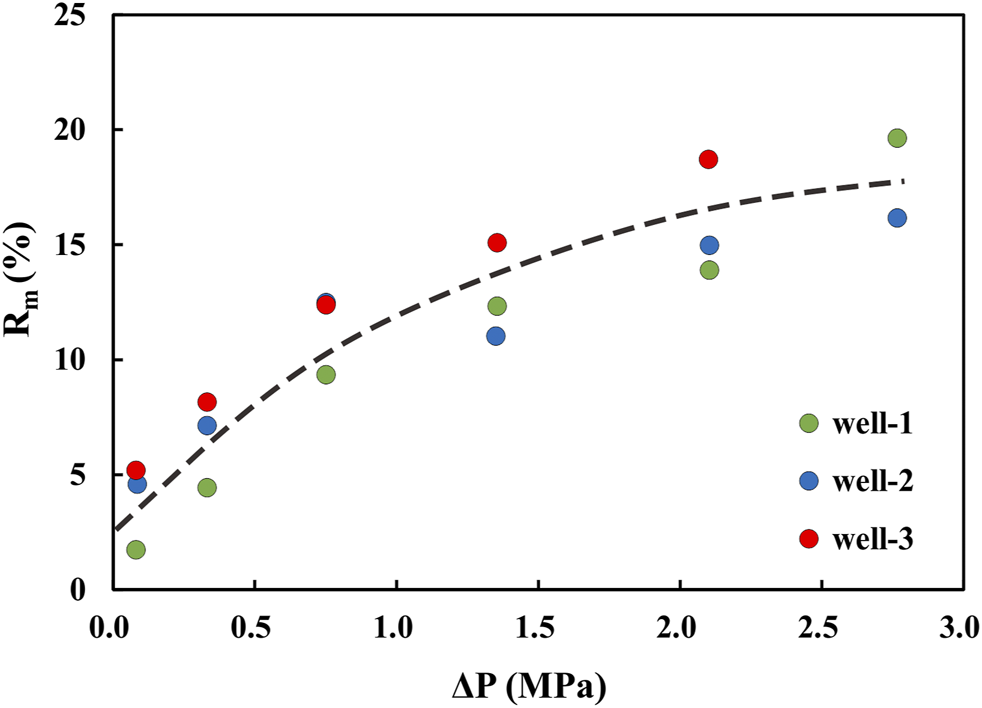
#> input picture universal_fixed_point_framework/scripts/data/xu2021_fig7_pdf/xu2021_fig7_screenshot.png, 982 x 708 px, found by its file name
$ python _fig7_ticks3.py
#> lines starting #> are read from the running program, lines starting #| are printed output that depends on the picture; after the words box and inside, x2 and y2 are one past the last pixel; in counts of white or black regions, pixels touching at a corner belong together
# ============================================================
# UFPF → MUFPF 更名通知
# ============================================================
# 本文件属于 Universal Fixed Point Framework (UFPF)。
# 该框架已计划更名为 Meta-Universal Fixed-Point Functorial Framework (MUFPF)。
# 更名计划详见：roadmap/mu_renaming_plan.md
#
# 原因：UFPF 缩写与 IEEE 生物图像识别框架冲突，影响学术检索。
# 新名称 MUFPF 具有全球唯一性，且更好地体现框架的元数学特性。
#
# 本文件中 UFPF 相关引用数量：0
# 更名将在计划确认后统一执行，当前代码不做修改。
# ============================================================

#!/usr/bin/env python3
# -*- coding: utf-8 -*-
"""图 7 刻度线精确检测：边框 tick marks 位置。"""
import numpy as np
from PIL import Image
from scipy import ndimage

im = Image.open(r"e:\workspace\hyper-resolution\universal_fixed_point_framework\scripts\data\xu2021_fig7_pdf\xu2021_fig7_screenshot.png").convert("RGB")
#> im is the input picture: PIL image 982x708 RGB; mean R, G, B 246.6, 246.3, 246.2
a = np.asarray(im).astype(int)
R, G, B = a[:, :, 0], a[:, :, 1], a[:, :, 2]
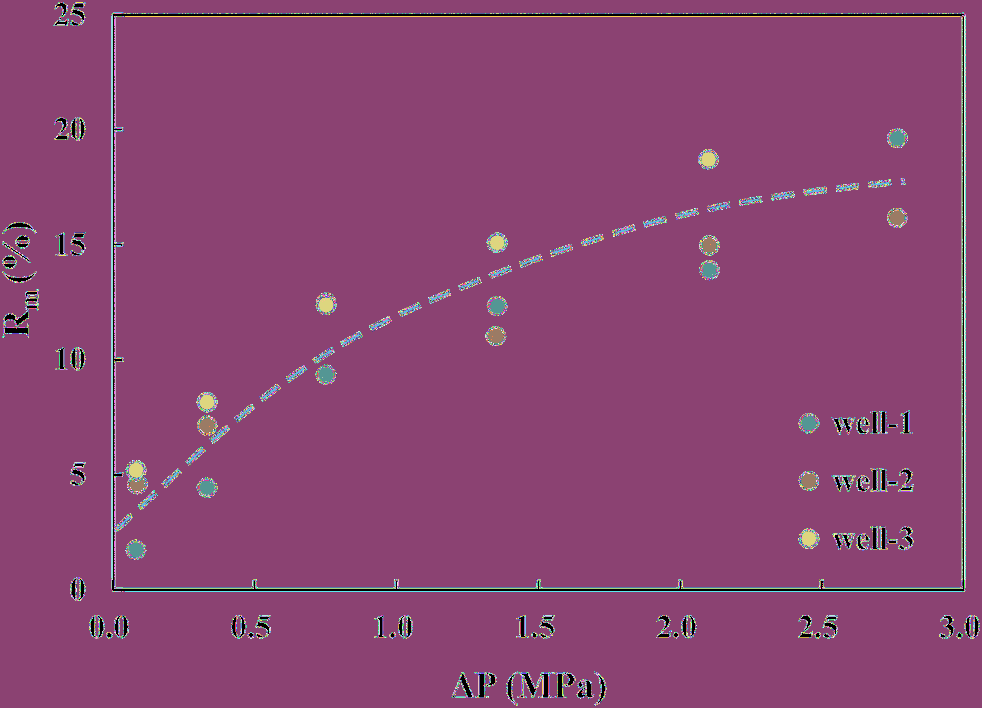
#> R: shape (708, 982) int64; 256 distinct labels, from 0 to 255; one colour per label, 0 black
#> G: shape (708, 982) int64; 256 distinct labels, from 0 to 255
#> B: shape (708, 982) int64; 256 distinct labels, from 0 to 255
dark = (R < 120) & (G < 120) & (B < 120)
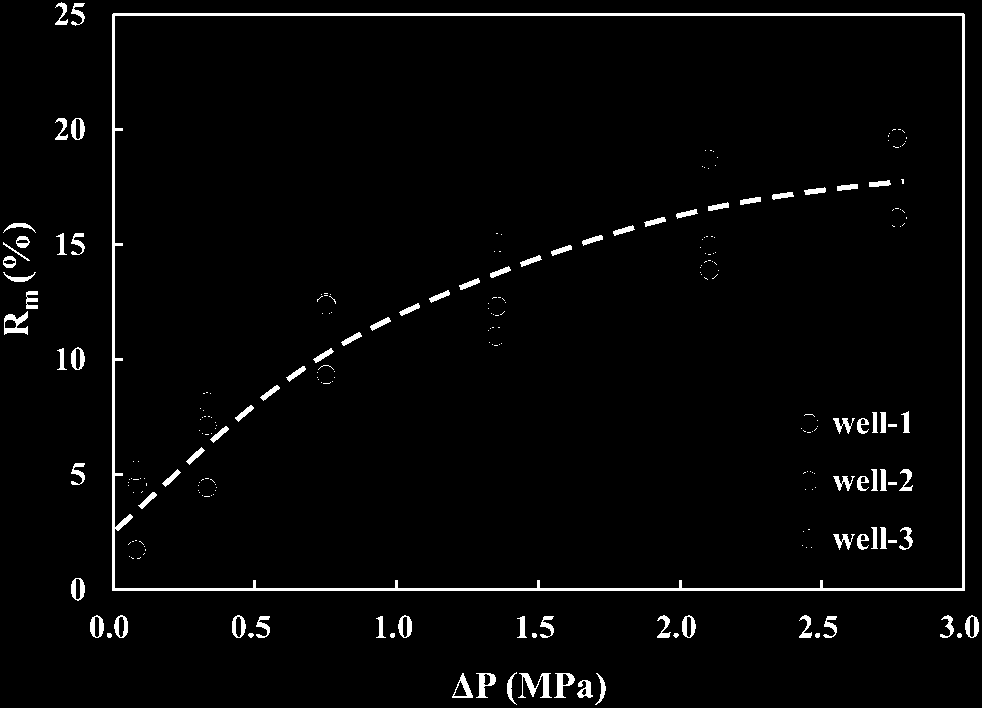
#> dark: shape (708, 982) bool; 2.9% white; 254 white regions (164 under 20 px), largest, box (x1, y1, x2, y2) and area: (112, 13, 965, 591) 8872, (518, 673, 552, 698) 357, (4, 311, 28, 335) 291

# 底边框 y=590。x tick 短线：y∈[590,604]（向下伸出）的垂直短线段
xt = dark[590:604, 100:980]
l, n = ndimage.label(xt, structure=np.ones((3, 3), dtype=bool))
#> n = 1
objs = ndimage.find_objects(l)
#> objs = 1 item
xticks = []
for i in range(1, n + 1):
    sl = objs[i - 1]
    ys, xs = np.where(l[sl] == i)
    if len(xs) < 3:
        continue
    xticks.append(round(xs.mean() + sl[1].start, 1))
#> after the loop, xticks = [438]
print("X ticks (col):", sorted(xticks))
#| X ticks (col): [438.0]

# 左边框 x=112。y tick 短线：x∈[98,112]（向左伸出）的水平短线段
yt = dark[0:620, 98:112]
l, n = ndimage.label(yt, structure=np.ones((3, 3), dtype=bool))
objs = ndimage.find_objects(l)
yticks = []
for i in range(1, n + 1):
    sl = objs[i - 1]
    ys, xs = np.where(l[sl] == i)
    if len(ys) < 3:
        continue
    yticks.append(round(ys.mean() + sl[0].start, 1))
#> this loop made 1 pass
#> (ys, xs) on pass 1: ([0, 0, 1, 1, 1, 2, 2, 2, 3, 3, 3, 3], [0, 1, 0, 1, 2, 1, 2, 3, 1, 2, 3, 4])
#> after the loop, yticks = [617.8]
print("Y ticks (row):", sorted(yticks))
#| Y ticks (row): [617.8]

# 刻度数字位置检测：左轴 x∈[60,100] 的数字（黑像素行投影），底轴 y∈[594,620] 的数字
xlbl = dark[13:590, 60:100]
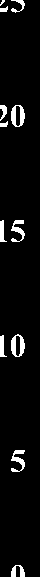
#> xlbl: shape (577, 40) bool; 4.9% white; 12 white regions (1 under 20 px), largest, box (x1, y1, x2, y2) and area: (11, 334, 25, 357) 179, (11, 105, 25, 127) 176, (11, 450, 25, 472) 148
rows = np.where(xlbl.sum(axis=1) > 0)[0]
#> rows = 114 values from 0 to 576
print("Y label black rows (px, row):", [(int(r), int(xlbl.sum(axis=1)[r])) for r in rows[::3]][:40] if len(rows) else "none")
#> (printed output is left out)

xl = dark[594:622, 100:975]
cols = np.where(xl.sum(axis=0) > 0)[0]
#> cols = 152 values from 0 to 874
# 聚类相邻列
groups = []
if len(cols):
    start = prev = cols[0]
#> start = 0; prev = 0
    for c in cols[1:]:
        if c - prev > 5:
            groups.append((start, prev))
            start = c
        prev = c
#> this loop made 151 passes
#> (c, start, prev) on passes 3, 16, 29, 41, 48: (15, 15, 15), (132, 132, 132), (158, 158, 158), (276, 276, 276), (299, 299, 299)
#> start on passes 61, 69, 81, 94, 107, 119: 417, 442, 557, 582, 699, 725
#> after the loop, groups = [(0, 2), (15, 27), (132, 144), (158, 169), (276, 282), (299, 311), (417, 424), (442, 453), (557, 569), (582, 594), (699, 710), (725, 736), (841, 852)]
    groups.append((start, prev))
print("X label black col groups:", groups)
#| X label black col groups: [(0, 2), (15, 27), (132, 144), (158, 169), (276, 282), (299, 311), (417, 424), (442, 453), (557, 569), (582, 594), (699, 710), (725, 736), (841, 852), (866, 874)]
